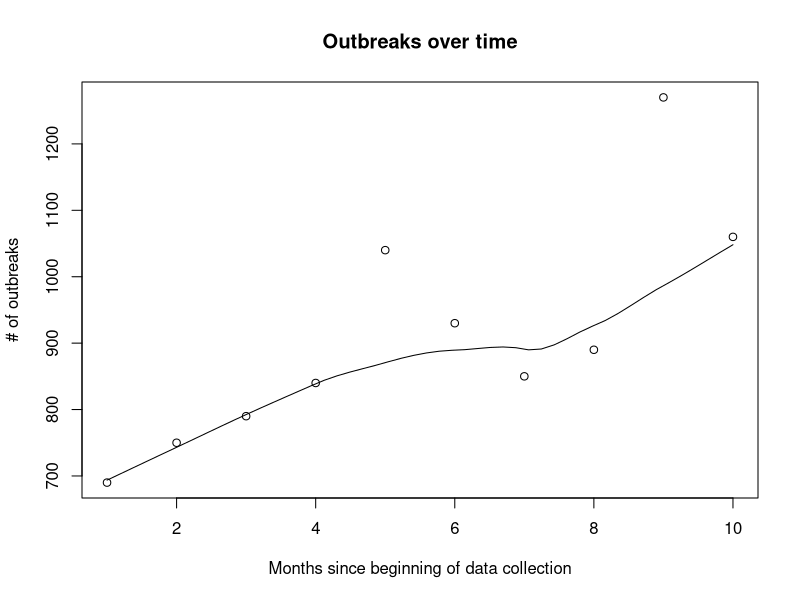
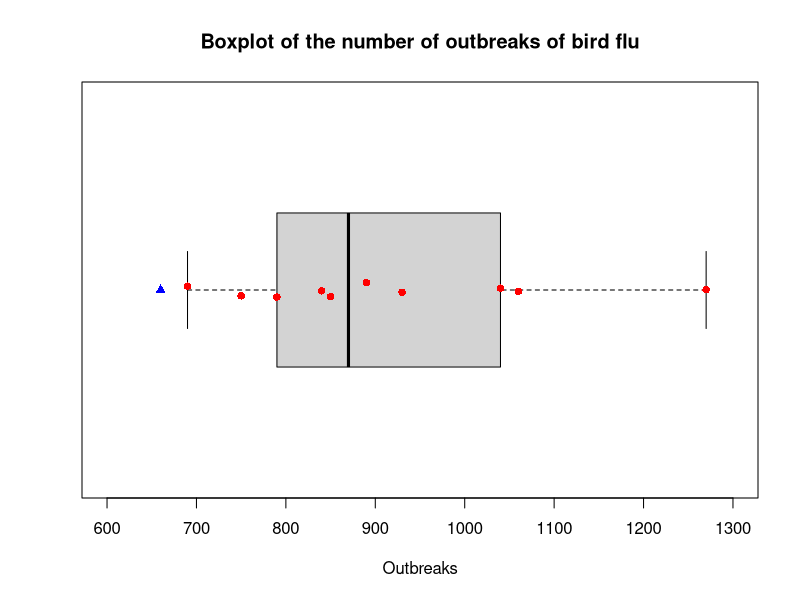

Write R code to recreate these figures, in order.
## ---- chunk 1
knitr::opts_chunk$set(echo = TRUE)
## ---- chunk 2
o <- c(690,750,790,840,1040,930,850,890,1270,1060)
norm.interval = function(data, variance=var(data), conf.level=0.95) { #sets up a new function, the values given here are defaults
z = qnorm((1 - conf.level)/2, lower.tail = FALSE) #gives critical value
meanx = mean(data)
sdx = sqrt(variance/length(data))
c(meanx - z * sdx, meanx + z * sdx)
}
norm.interval(o)
var(o) #estimates variance from data
## ---- chunk 3
norm.interval(o,250^2) #same thing with sd 250
## ---- chunk 4
CV <- 100/(sqrt(var(o)/length(data))) #because 200=2*z*sdx (in my function from a), so 100=z*sdx
pnorm(CV, lower.tail = FALSE) #gives confidence level for given critical value
## ---- chunk 5
scatter.smooth(o, main="Outbreaks over time",xlab="Months since beginning of data collection", ylab="# of outbreaks")
## ---- chunk 6
boxplot(o,ylim=c(600,1300), horizontal = TRUE, main="Boxplot of the number of outbreaks of bird flu",xlab="Outbreaks")
points(o,jitter(c(1,1,1,1,1,1,1,1,1,1)), pch=16, col="red")
points(660, 1, pch=17, col="blue")
